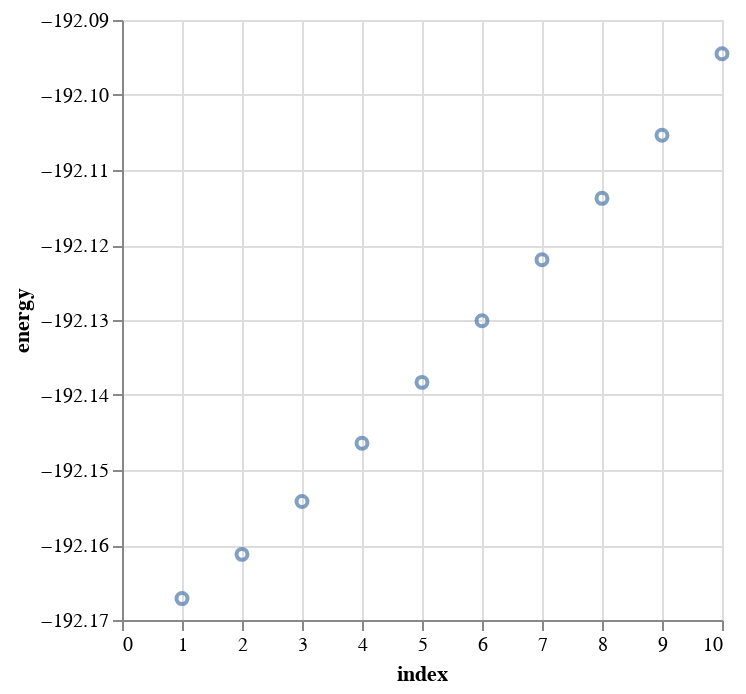

Notebook cell for this chart:
### Code cell
try:
    work_dir = xyz_path / "run/REVDSD_Scan/"
except TypeError:
    par_dir = Path(str(inter_xyz).split("Optimization")[0])
    work_dir = par_dir / f"{scan_coordinates.replace(' ', '_')}/run/REVDSD_Scan/"
allxyz_paths = [path for path in work_dir.rglob("REVDSD.allxyz")]
if len(allxyz_paths) > 1:
    raise ValueError(
        f"Multiple XTB.allxyz files found in {work_dir}. Please check the directory."
    )
else:
    allxyz_path = allxyz_paths[0]

comment = pp.Group(
    pp.Keyword("Scan Step")
    + ppc.integer("index")
    + pp.Keyword("E")
    + ppc.fnumber("energy")
)
expr = pp.OneOrMore(pp.SkipTo(comment, include=True))
text = re.sub(">\n", "", allxyz_path.read_text())

indices = []
energies = []
results = expr.parse_string(text)
for result in results[1::2]:
    index, energy = result[1:4:2]
    indices.append(index)
    energies.append(energy)

df = pd.DataFrame(
    {
        "index": indices,
        "energy": energies,
    }
)

print("Plot of energy vs. index")
alt.Chart(df).mark_point().encode(
    x="index",
    y=alt.Y("energy", scale=alt.Scale(zero=False)),
).show()

if max_step is None:
    max_step = df["index"][df["energy"].idxmax()]

print(f"Maximum energy step: {max_step}")

max_scan_xyz_path = glob.glob(str(allxyz_path.parent / f"REVDSD.*{max_step:03d}.xyz"))[
    0
]

xyz = Chem.MolToXYZBlock(Chem.MolFromXYZFile(max_scan_xyz_path))
smiles = Chem.MolToSmiles(Chem.MolFromXYZBlock(xyz))

natoms = int(allxyz_path.read_text().split()[0])

viewer = py3Dmol.view()
viewer.addModel(xyz, "xyz")
viewer.setStyle({"stick": {}, "sphere": {"scale": 0.3}})

for i in range(natoms):
    viewer.addLabel(
        i,
        {
            "backgroundOpacity": 0,
            "fontColor": "blue",
            "alignment": "center",
            "inFront": True,
        },
        {"index": i},
    )

viewer.zoomTo()
print(f"Visualization of the highest energy structure (index {max_step})")
viewer.show()

### Automatically find the path to the scan coordinates

### Figure 1 — Vega-Lite specification as saved in the notebook (floating-point values rounded to 4 significant figures)
{"config": {"view": {"continuousWidth": 300, "continuousHeight": 300}}, "data": {"name": "data-2001ac2ed1993aefebcd4992bdb00609"}, "mark": {"type": "point"}, "encoding": {"x": {"field": "index", "type": "quantitative"}, "y": {"field": "energy", "scale": {"zero": false}, "type": "quantitative"}}, "$schema": "https://vega.github.io/schema/vega-lite/v5.20.1.json", "datasets": {"data-2001ac2ed1993aefebcd4992bdb00609": [{"index": 1, "energy": -192.2}, {"index": 2, "energy": -192.2}, {"index": 3, "energy": -192.2}, {"index": 4, "energy": -192.1}, {"index": 5, "energy": -192.1}, {"index": 6, "energy": -192.1}, {"index": 7, "energy": -192.1}, {"index": 8, "energy": -192.1}, {"index": 9, "energy": -192.1}, {"index": 10, "energy": -192.1}]}}
